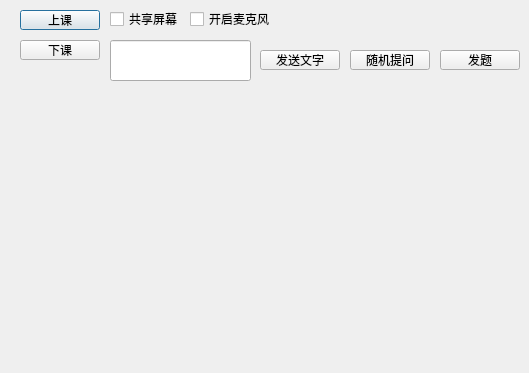
<?xml version="1.0" encoding="UTF-8"?>
<ui version="4.0">
 <class>dialog</class>
 <widget class="QDialog" name="dialog">
  <property name="geometry">
   <rect>
    <x>0</x>
    <y>0</y>
    <width>529</width>
    <height>373</height>
   </rect>
  </property>
  <property name="windowTitle">
   <string>Dialog</string>
  </property>
  <property name="windowIcon">
   <iconset>
    <normaloff>Guess who I am.gif</normaloff>Guess who I am.gif</iconset>
  </property>
  <property name="statusTip">
   <string/>
  </property>
  <widget class="QPushButton" name="pushButton">
   <property name="geometry">
    <rect>
     <x>20</x>
     <y>10</y>
     <width>80</width>
     <height>20</height>
    </rect>
   </property>
   <property name="text">
    <string>上课</string>
   </property>
  </widget>
  <widget class="QCheckBox" name="checkBox">
   <property name="geometry">
    <rect>
     <x>110</x>
     <y>10</y>
     <width>73</width>
     <height>18</height>
    </rect>
   </property>
   <property name="text">
    <string>共享屏幕</string>
   </property>
  </widget>
  <widget class="QCheckBox" name="checkBox_2">
   <property name="geometry">
    <rect>
     <x>190</x>
     <y>10</y>
     <width>81</width>
     <height>18</height>
    </rect>
   </property>
   <property name="text">
    <string>开启麦克风</string>
   </property>
  </widget>
  <widget class="QPushButton" name="pushButton_2">
   <property name="geometry">
    <rect>
     <x>20</x>
     <y>40</y>
     <width>80</width>
     <height>20</height>
    </rect>
   </property>
   <property name="text">
    <string>下课</string>
   </property>
  </widget>
  <widget class="QLineEdit" name="lineEdit">
   <property name="geometry">
    <rect>
     <x>110</x>
     <y>40</y>
     <width>141</width>
     <height>41</height>
    </rect>
   </property>
  </widget>
  <widget class="QPushButton" name="pushButton_3">
   <property name="geometry">
    <rect>
     <x>260</x>
     <y>50</y>
     <width>80</width>
     <height>20</height>
    </rect>
   </property>
   <property name="text">
    <string>发送文字</string>
   </property>
  </widget>
  <widget class="QPushButton" name="pushButton_4">
   <property name="geometry">
    <rect>
     <x>350</x>
     <y>50</y>
     <width>80</width>
     <height>20</height>
    </rect>
   </property>
   <property name="text">
    <string>随机提问</string>
   </property>
  </widget>
  <widget class="QPushButton" name="pushButton_5">
   <property name="geometry">
    <rect>
     <x>440</x>
     <y>50</y>
     <width>80</width>
     <height>20</height>
    </rect>
   </property>
   <property name="text">
    <string>发题</string>
   </property>
  </widget>
 </widget>
 <resources/>
 <connections/>
</ui>
